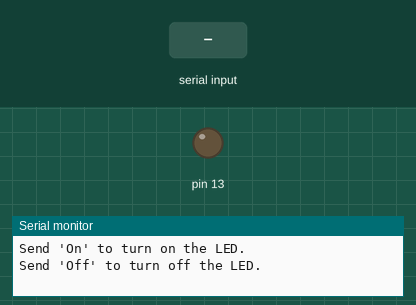
This sketch was run on a simulated Arduino Uno, built with avr-gcc and run on an emulated ATmega328P. Shown: output pins drawn as LEDs (lit = HIGH), the last lines printed to the serial monitor. Inputs (shaded band) come from the test bench.

Above: at 1.2 s.
1.3 s: "On" received over Serial
At 2.0 s:
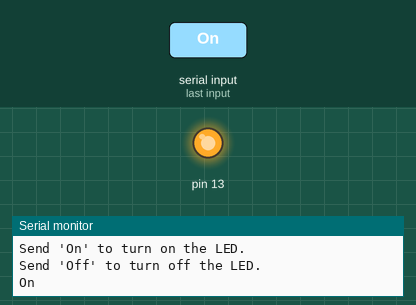
2.8 s: "Off" received over Serial
At 3.2 s:
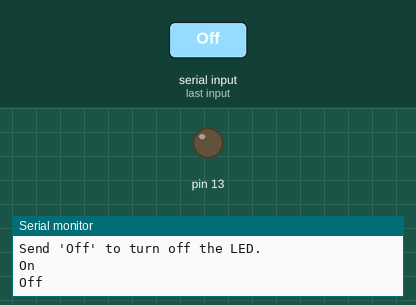
Timing chart, 0 to 5.8 s (numbered marks = the images above; inputs shaded):
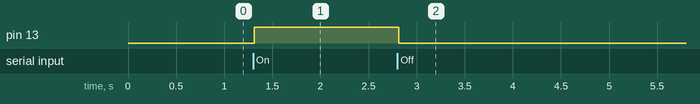

The sketch:

serialBlink.ino
```cpp
// put your setup code here, to run once:
void setup() {
  // set the data rate
  Serial.begin(9600);
  // set maximum milliseconds to wait for serial data
  Serial.setTimeout(10);
  // sends welcome message to serial user via serial monitor
  Serial.println("smile because smiles are like similes except without the extra i");
  // sends on signal to serial user via serial monitor
  Serial.println("Send 'On' to turn on the LED.");
  // sends off signal to serial user via serial monitor
  Serial.println("Send 'Off' to turn off the LED.");
  // configures port as either an input or an output
  pinMode(13, OUTPUT);
}
// put your main code here, to run repeatedly:
void loop() {
  // if there is anything in the buffer continue to run code
  if (Serial.available() > 0) {
    // create a string named command
    String command;
    // reads contents of command into a string
    command = Serial.readString();
    // gets rid of unnecessary code
    command.trim();
    // tells computer what to do if command is on
    if (command == "On") {
      // turns light on
      digitalWrite(13, HIGH);
      // prints on in serial monitor
      Serial.println("On");
    }
    // tells computer what to do if command is off
    else if (command == "Off") {
      // turns light off
      digitalWrite(13, LOW);
      // prints off in serial monitor
      Serial.println("Off");
    }
  }
}
```

Measured:
- after the input at 1.3 s, pin 13: LOW → HIGH at once
- after the input at 2.8 s, pin 13: HIGH → LOW at once
